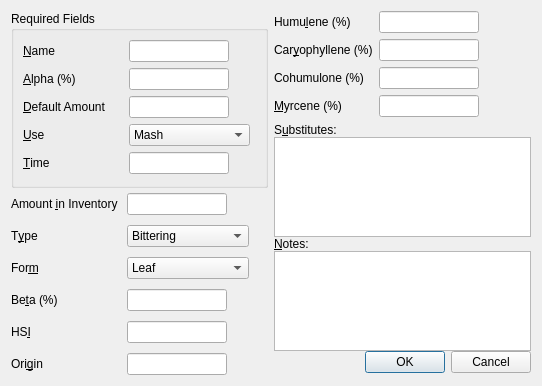
<?xml version="1.0" encoding="UTF-8"?>
<ui version="4.0">
 <class>hopEditor</class>
 <widget class="QDialog" name="hopEditor">
  <property name="geometry">
   <rect>
    <x>0</x>
    <y>0</y>
    <width>542</width>
    <height>386</height>
   </rect>
  </property>
  <property name="sizePolicy">
   <sizepolicy hsizetype="Minimum" vsizetype="Minimum">
    <horstretch>0</horstretch>
    <verstretch>0</verstretch>
   </sizepolicy>
  </property>
  <property name="windowTitle">
   <string>Hop Editor</string>
  </property>
  <property name="configSection" stdset="0">
   <string notr="true">hopEditor</string>
  </property>
  <layout class="QHBoxLayout" name="horizontalLayout">
   <item>
    <layout class="QVBoxLayout" name="verticalLayout_required">
     <property name="spacing">
      <number>5</number>
     </property>
     <item>
      <widget class="QGroupBox" name="groupBox">
       <property name="title">
        <string>Required Fields</string>
       </property>
       <property name="configSection" stdset="0">
        <string notr="true">hopEditor</string>
       </property>
       <layout class="QFormLayout" name="formLayout_4">
        <property name="horizontalSpacing">
         <number>20</number>
        </property>
        <property name="rightMargin">
         <number>15</number>
        </property>
        <item row="0" column="0">
         <widget class="QLabel" name="label_name">
          <property name="sizePolicy">
           <sizepolicy hsizetype="Expanding" vsizetype="Preferred">
            <horstretch>0</horstretch>
            <verstretch>0</verstretch>
           </sizepolicy>
          </property>
          <property name="text">
           <string>&amp;Name</string>
          </property>
          <property name="buddy">
           <cstring>lineEdit_name</cstring>
          </property>
         </widget>
        </item>
        <item row="0" column="1">
         <widget class="QLineEdit" name="lineEdit_name">
          <property name="sizePolicy">
           <sizepolicy hsizetype="Fixed" vsizetype="Fixed">
            <horstretch>100</horstretch>
            <verstretch>0</verstretch>
           </sizepolicy>
          </property>
          <property name="minimumSize">
           <size>
            <width>100</width>
            <height>0</height>
           </size>
          </property>
          <property name="maximumSize">
           <size>
            <width>100</width>
            <height>16777215</height>
           </size>
          </property>
          <property name="toolTip">
           <string>Name</string>
          </property>
         </widget>
        </item>
        <item row="1" column="0">
         <widget class="QLabel" name="label_alpha">
          <property name="sizePolicy">
           <sizepolicy hsizetype="Expanding" vsizetype="Preferred">
            <horstretch>0</horstretch>
            <verstretch>0</verstretch>
           </sizepolicy>
          </property>
          <property name="text">
           <string>&amp;Alpha (%)</string>
          </property>
          <property name="buddy">
           <cstring>lineEdit_alpha</cstring>
          </property>
         </widget>
        </item>
        <item row="2" column="0">
         <widget class="BtMassLabel" name="label_amount">
          <property name="sizePolicy">
           <sizepolicy hsizetype="Expanding" vsizetype="Preferred">
            <horstretch>0</horstretch>
            <verstretch>0</verstretch>
           </sizepolicy>
          </property>
          <property name="contextMenuPolicy">
           <enum>Qt::CustomContextMenu</enum>
          </property>
          <property name="text">
           <string>&amp;Default Amount </string>
          </property>
          <property name="buddy">
           <cstring>lineEdit_amount</cstring>
          </property>
         </widget>
        </item>
        <item row="3" column="0">
         <widget class="QLabel" name="label_use">
          <property name="sizePolicy">
           <sizepolicy hsizetype="Expanding" vsizetype="Preferred">
            <horstretch>0</horstretch>
            <verstretch>0</verstretch>
           </sizepolicy>
          </property>
          <property name="text">
           <string>&amp;Use</string>
          </property>
          <property name="buddy">
           <cstring>comboBox_use</cstring>
          </property>
         </widget>
        </item>
        <item row="4" column="0">
         <widget class="BtTimeLabel" name="label_time">
          <property name="sizePolicy">
           <sizepolicy hsizetype="Expanding" vsizetype="Preferred">
            <horstretch>0</horstretch>
            <verstretch>0</verstretch>
           </sizepolicy>
          </property>
          <property name="contextMenuPolicy">
           <enum>Qt::CustomContextMenu</enum>
          </property>
          <property name="text">
           <string>&amp;Time</string>
          </property>
          <property name="buddy">
           <cstring>lineEdit_time</cstring>
          </property>
         </widget>
        </item>
        <item row="1" column="1">
         <widget class="BtGenericEdit" name="lineEdit_alpha">
          <property name="sizePolicy">
           <sizepolicy hsizetype="Fixed" vsizetype="Fixed">
            <horstretch>100</horstretch>
            <verstretch>0</verstretch>
           </sizepolicy>
          </property>
          <property name="minimumSize">
           <size>
            <width>100</width>
            <height>0</height>
           </size>
          </property>
          <property name="maximumSize">
           <size>
            <width>100</width>
            <height>16777215</height>
           </size>
          </property>
          <property name="toolTip">
           <string>Alpha acids as percent by mass</string>
          </property>
          <property name="editField" stdset="0">
           <string notr="true">alpha_pct</string>
          </property>
         </widget>
        </item>
        <item row="2" column="1">
         <widget class="BtMassEdit" name="lineEdit_amount">
          <property name="sizePolicy">
           <sizepolicy hsizetype="Fixed" vsizetype="Fixed">
            <horstretch>100</horstretch>
            <verstretch>0</verstretch>
           </sizepolicy>
          </property>
          <property name="minimumSize">
           <size>
            <width>100</width>
            <height>0</height>
           </size>
          </property>
          <property name="maximumSize">
           <size>
            <width>100</width>
            <height>16777215</height>
           </size>
          </property>
          <property name="toolTip">
           <string>Amount</string>
          </property>
          <property name="editField" stdset="0">
           <string notr="true">amount_kg</string>
          </property>
         </widget>
        </item>
        <item row="3" column="1">
         <widget class="QComboBox" name="comboBox_use">
          <property name="toolTip">
           <string>Use</string>
          </property>
          <item>
           <property name="text">
            <string>Mash</string>
           </property>
          </item>
          <item>
           <property name="text">
            <string>First Wort</string>
           </property>
          </item>
          <item>
           <property name="text">
            <string>Boil</string>
           </property>
          </item>
          <item>
           <property name="text">
            <string>Aroma</string>
           </property>
          </item>
          <item>
           <property name="text">
            <string>Dry Hop</string>
           </property>
          </item>
         </widget>
        </item>
        <item row="4" column="1">
         <widget class="BtTimeEdit" name="lineEdit_time">
          <property name="sizePolicy">
           <sizepolicy hsizetype="Fixed" vsizetype="Fixed">
            <horstretch>100</horstretch>
            <verstretch>0</verstretch>
           </sizepolicy>
          </property>
          <property name="minimumSize">
           <size>
            <width>100</width>
            <height>0</height>
           </size>
          </property>
          <property name="maximumSize">
           <size>
            <width>100</width>
            <height>16777215</height>
           </size>
          </property>
          <property name="toolTip">
           <string>Time</string>
          </property>
          <property name="editField" stdset="0">
           <string notr="true">time_min</string>
          </property>
         </widget>
        </item>
       </layout>
       <zorder>label_name</zorder>
       <zorder>label_name</zorder>
       <zorder>lineEdit_name</zorder>
       <zorder>label_alpha</zorder>
       <zorder>label_amount</zorder>
       <zorder>label_use</zorder>
       <zorder>label_time</zorder>
       <zorder>lineEdit_alpha</zorder>
       <zorder>lineEdit_amount</zorder>
       <zorder>comboBox_use</zorder>
       <zorder>lineEdit_time</zorder>
      </widget>
     </item>
     <item>
      <layout class="QFormLayout" name="formLayout_2">
       <property name="horizontalSpacing">
        <number>9</number>
       </property>
       <property name="verticalSpacing">
        <number>10</number>
       </property>
       <property name="rightMargin">
        <number>19</number>
       </property>
       <item row="0" column="0">
        <widget class="BtMassLabel" name="label_inventory">
         <property name="contextMenuPolicy">
          <enum>Qt::CustomContextMenu</enum>
         </property>
         <property name="text">
          <string>Amount &amp;in Inventory</string>
         </property>
         <property name="buddy">
          <cstring>lineEdit_inventory</cstring>
         </property>
        </widget>
       </item>
       <item row="1" column="0">
        <widget class="QLabel" name="label_type">
         <property name="sizePolicy">
          <sizepolicy hsizetype="Expanding" vsizetype="Preferred">
           <horstretch>0</horstretch>
           <verstretch>0</verstretch>
          </sizepolicy>
         </property>
         <property name="text">
          <string>T&amp;ype</string>
         </property>
         <property name="buddy">
          <cstring>comboBox_type</cstring>
         </property>
        </widget>
       </item>
       <item row="2" column="0">
        <widget class="QLabel" name="label_form">
         <property name="sizePolicy">
          <sizepolicy hsizetype="Expanding" vsizetype="Preferred">
           <horstretch>0</horstretch>
           <verstretch>0</verstretch>
          </sizepolicy>
         </property>
         <property name="text">
          <string>For&amp;m</string>
         </property>
         <property name="buddy">
          <cstring>comboBox_form</cstring>
         </property>
        </widget>
       </item>
       <item row="3" column="0">
        <widget class="QLabel" name="label_beta">
         <property name="sizePolicy">
          <sizepolicy hsizetype="Expanding" vsizetype="Preferred">
           <horstretch>0</horstretch>
           <verstretch>0</verstretch>
          </sizepolicy>
         </property>
         <property name="text">
          <string>Be&amp;ta (%)</string>
         </property>
         <property name="buddy">
          <cstring>lineEdit_beta</cstring>
         </property>
        </widget>
       </item>
       <item row="4" column="0">
        <widget class="QLabel" name="label_HSI">
         <property name="sizePolicy">
          <sizepolicy hsizetype="Expanding" vsizetype="Preferred">
           <horstretch>0</horstretch>
           <verstretch>0</verstretch>
          </sizepolicy>
         </property>
         <property name="text">
          <string>HS&amp;I</string>
         </property>
         <property name="buddy">
          <cstring>lineEdit_HSI</cstring>
         </property>
        </widget>
       </item>
       <item row="5" column="0">
        <widget class="QLabel" name="label_origin">
         <property name="sizePolicy">
          <sizepolicy hsizetype="Expanding" vsizetype="Preferred">
           <horstretch>0</horstretch>
           <verstretch>0</verstretch>
          </sizepolicy>
         </property>
         <property name="text">
          <string>Ori&amp;gin</string>
         </property>
         <property name="buddy">
          <cstring>lineEdit_origin</cstring>
         </property>
        </widget>
       </item>
       <item row="0" column="1">
        <widget class="BtMassEdit" name="lineEdit_inventory">
         <property name="sizePolicy">
          <sizepolicy hsizetype="Maximum" vsizetype="Fixed">
           <horstretch>0</horstretch>
           <verstretch>0</verstretch>
          </sizepolicy>
         </property>
         <property name="maximumSize">
          <size>
           <width>100</width>
           <height>16777215</height>
          </size>
         </property>
         <property name="toolTip">
          <string>Amount in inventory</string>
         </property>
         <property name="editField" stdset="0">
          <string notr="true">inventory</string>
         </property>
        </widget>
       </item>
       <item row="1" column="1">
        <widget class="QComboBox" name="comboBox_type">
         <property name="toolTip">
          <string>Type</string>
         </property>
         <item>
          <property name="text">
           <string>Bittering</string>
          </property>
         </item>
         <item>
          <property name="text">
           <string>Aroma</string>
          </property>
         </item>
         <item>
          <property name="text">
           <string>Both</string>
          </property>
         </item>
        </widget>
       </item>
       <item row="2" column="1">
        <widget class="QComboBox" name="comboBox_form">
         <property name="toolTip">
          <string>Form</string>
         </property>
         <item>
          <property name="text">
           <string>Leaf</string>
          </property>
         </item>
         <item>
          <property name="text">
           <string>Pellet</string>
          </property>
         </item>
         <item>
          <property name="text">
           <string>Plug</string>
          </property>
         </item>
        </widget>
       </item>
       <item row="3" column="1">
        <widget class="BtGenericEdit" name="lineEdit_beta">
         <property name="sizePolicy">
          <sizepolicy hsizetype="Fixed" vsizetype="Fixed">
           <horstretch>100</horstretch>
           <verstretch>0</verstretch>
          </sizepolicy>
         </property>
         <property name="minimumSize">
          <size>
           <width>100</width>
           <height>0</height>
          </size>
         </property>
         <property name="maximumSize">
          <size>
           <width>100</width>
           <height>16777215</height>
          </size>
         </property>
         <property name="toolTip">
          <string>Beta acids as percent by mass</string>
         </property>
         <property name="editField" stdset="0">
          <string notr="true">beta_pct</string>
         </property>
        </widget>
       </item>
       <item row="4" column="1">
        <widget class="BtGenericEdit" name="lineEdit_HSI">
         <property name="sizePolicy">
          <sizepolicy hsizetype="Fixed" vsizetype="Fixed">
           <horstretch>100</horstretch>
           <verstretch>0</verstretch>
          </sizepolicy>
         </property>
         <property name="minimumSize">
          <size>
           <width>100</width>
           <height>0</height>
          </size>
         </property>
         <property name="maximumSize">
          <size>
           <width>100</width>
           <height>16777215</height>
          </size>
         </property>
         <property name="toolTip">
          <string>Hop Stability/Storage index</string>
         </property>
         <property name="editField" stdset="0">
          <string notr="true">hsi_pct</string>
         </property>
        </widget>
       </item>
       <item row="5" column="1">
        <widget class="QLineEdit" name="lineEdit_origin">
         <property name="sizePolicy">
          <sizepolicy hsizetype="Fixed" vsizetype="Fixed">
           <horstretch>100</horstretch>
           <verstretch>0</verstretch>
          </sizepolicy>
         </property>
         <property name="minimumSize">
          <size>
           <width>100</width>
           <height>0</height>
          </size>
         </property>
         <property name="maximumSize">
          <size>
           <width>100</width>
           <height>16777215</height>
          </size>
         </property>
         <property name="toolTip">
          <string>Origin</string>
         </property>
        </widget>
       </item>
      </layout>
     </item>
    </layout>
   </item>
   <item>
    <layout class="QVBoxLayout" name="verticalLayout_extras">
     <item>
      <layout class="QFormLayout" name="formLayout_3">
       <item row="0" column="0">
        <widget class="QLabel" name="label_humulene">
         <property name="sizePolicy">
          <sizepolicy hsizetype="Expanding" vsizetype="Preferred">
           <horstretch>0</horstretch>
           <verstretch>0</verstretch>
          </sizepolicy>
         </property>
         <property name="text">
          <string>Humu&amp;lene (%)</string>
         </property>
         <property name="buddy">
          <cstring>lineEdit_humulene</cstring>
         </property>
        </widget>
       </item>
       <item row="1" column="0">
        <widget class="QLabel" name="label_caryophyllene">
         <property name="sizePolicy">
          <sizepolicy hsizetype="Expanding" vsizetype="Preferred">
           <horstretch>0</horstretch>
           <verstretch>0</verstretch>
          </sizepolicy>
         </property>
         <property name="text">
          <string>Car&amp;yophyllene (%)</string>
         </property>
         <property name="buddy">
          <cstring>lineEdit_caryophyllene</cstring>
         </property>
        </widget>
       </item>
       <item row="2" column="0">
        <widget class="QLabel" name="label_cohumulone">
         <property name="sizePolicy">
          <sizepolicy hsizetype="Expanding" vsizetype="Preferred">
           <horstretch>0</horstretch>
           <verstretch>0</verstretch>
          </sizepolicy>
         </property>
         <property name="text">
          <string>Cohumulone (%)</string>
         </property>
         <property name="buddy">
          <cstring>lineEdit_cohumulone</cstring>
         </property>
        </widget>
       </item>
       <item row="3" column="0">
        <widget class="QLabel" name="label_myrcene">
         <property name="sizePolicy">
          <sizepolicy hsizetype="Expanding" vsizetype="Preferred">
           <horstretch>0</horstretch>
           <verstretch>0</verstretch>
          </sizepolicy>
         </property>
         <property name="text">
          <string>&amp;Myrcene (%)</string>
         </property>
         <property name="buddy">
          <cstring>lineEdit_myrcene</cstring>
         </property>
        </widget>
       </item>
       <item row="0" column="1">
        <widget class="BtGenericEdit" name="lineEdit_humulene">
         <property name="sizePolicy">
          <sizepolicy hsizetype="Fixed" vsizetype="Fixed">
           <horstretch>100</horstretch>
           <verstretch>0</verstretch>
          </sizepolicy>
         </property>
         <property name="minimumSize">
          <size>
           <width>100</width>
           <height>0</height>
          </size>
         </property>
         <property name="maximumSize">
          <size>
           <width>100</width>
           <height>16777215</height>
          </size>
         </property>
         <property name="toolTip">
          <string>Humulene</string>
         </property>
         <property name="editField" stdset="0">
          <string notr="true">humulene_pct</string>
         </property>
        </widget>
       </item>
       <item row="1" column="1">
        <widget class="BtGenericEdit" name="lineEdit_caryophyllene">
         <property name="sizePolicy">
          <sizepolicy hsizetype="Fixed" vsizetype="Fixed">
           <horstretch>100</horstretch>
           <verstretch>0</verstretch>
          </sizepolicy>
         </property>
         <property name="minimumSize">
          <size>
           <width>100</width>
           <height>0</height>
          </size>
         </property>
         <property name="maximumSize">
          <size>
           <width>100</width>
           <height>16777215</height>
          </size>
         </property>
         <property name="toolTip">
          <string>Caryophyllene</string>
         </property>
         <property name="editField" stdset="0">
          <string notr="true">caryophyllene_pct</string>
         </property>
        </widget>
       </item>
       <item row="2" column="1">
        <widget class="BtGenericEdit" name="lineEdit_cohumulone">
         <property name="sizePolicy">
          <sizepolicy hsizetype="Fixed" vsizetype="Fixed">
           <horstretch>100</horstretch>
           <verstretch>0</verstretch>
          </sizepolicy>
         </property>
         <property name="minimumSize">
          <size>
           <width>100</width>
           <height>0</height>
          </size>
         </property>
         <property name="maximumSize">
          <size>
           <width>100</width>
           <height>16777215</height>
          </size>
         </property>
         <property name="toolTip">
          <string>Cohumulone</string>
         </property>
         <property name="editField" stdset="0">
          <string notr="true">cohumulone_pct</string>
         </property>
        </widget>
       </item>
       <item row="3" column="1">
        <widget class="BtGenericEdit" name="lineEdit_myrcene">
         <property name="sizePolicy">
          <sizepolicy hsizetype="Fixed" vsizetype="Fixed">
           <horstretch>100</horstretch>
           <verstretch>0</verstretch>
          </sizepolicy>
         </property>
         <property name="minimumSize">
          <size>
           <width>100</width>
           <height>0</height>
          </size>
         </property>
         <property name="maximumSize">
          <size>
           <width>100</width>
           <height>16777215</height>
          </size>
         </property>
         <property name="toolTip">
          <string>Myrcene</string>
         </property>
         <property name="editField" stdset="0">
          <string notr="true">myrcene_pct</string>
         </property>
        </widget>
       </item>
       <item row="4" column="0" colspan="2">
        <layout class="QVBoxLayout" name="verticalLayout_2">
         <property name="spacing">
          <number>0</number>
         </property>
         <item>
          <widget class="QLabel" name="label_15">
           <property name="text">
            <string>S&amp;ubstitutes:</string>
           </property>
           <property name="buddy">
            <cstring>textEdit_substitutes</cstring>
           </property>
          </widget>
         </item>
         <item>
          <widget class="QTextEdit" name="textEdit_substitutes">
           <property name="sizePolicy">
            <sizepolicy hsizetype="Preferred" vsizetype="Preferred">
             <horstretch>0</horstretch>
             <verstretch>0</verstretch>
            </sizepolicy>
           </property>
           <property name="minimumSize">
            <size>
             <width>0</width>
             <height>0</height>
            </size>
           </property>
           <property name="maximumSize">
            <size>
             <width>1000</width>
             <height>100</height>
            </size>
           </property>
          </widget>
         </item>
         <item>
          <widget class="QLabel" name="label_16">
           <property name="text">
            <string>&amp;Notes:</string>
           </property>
           <property name="buddy">
            <cstring>textEdit_notes</cstring>
           </property>
          </widget>
         </item>
         <item>
          <widget class="QTextEdit" name="textEdit_notes">
           <property name="sizePolicy">
            <sizepolicy hsizetype="Minimum" vsizetype="Minimum">
             <horstretch>0</horstretch>
             <verstretch>0</verstretch>
            </sizepolicy>
           </property>
           <property name="minimumSize">
            <size>
             <width>100</width>
             <height>100</height>
            </size>
           </property>
           <property name="maximumSize">
            <size>
             <width>1000</width>
             <height>100</height>
            </size>
           </property>
          </widget>
         </item>
         <item>
          <widget class="QDialogButtonBox" name="buttonBox">
           <property name="orientation">
            <enum>Qt::Horizontal</enum>
           </property>
           <property name="standardButtons">
            <set>QDialogButtonBox::Cancel|QDialogButtonBox::Ok</set>
           </property>
          </widget>
         </item>
        </layout>
       </item>
      </layout>
     </item>
    </layout>
   </item>
  </layout>
  <zorder></zorder>
  <zorder>label_time</zorder>
  <zorder>verticalLayoutWidget</zorder>
 </widget>
 <customwidgets>
  <customwidget>
   <class>BtTimeEdit</class>
   <extends>QLineEdit</extends>
   <header>BtLineEdit.h</header>
   <slots>
    <slot>lineChanged(Unit::unitDisplay,Unit::unitScale)</slot>
   </slots>
  </customwidget>
  <customwidget>
   <class>BtTimeLabel</class>
   <extends>QLabel</extends>
   <header>BtLabel.h</header>
   <slots>
    <signal>labelChanged(Unit::unitDisplay,Unit::unitScale)</signal>
   </slots>
  </customwidget>
  <customwidget>
   <class>BtGenericEdit</class>
   <extends>QLineEdit</extends>
   <header>BtLineEdit.h</header>
  </customwidget>
  <customwidget>
   <class>BtMassEdit</class>
   <extends>QLineEdit</extends>
   <header>BtLineEdit.h</header>
   <slots>
    <signal>textModified()</signal>
    <slot>lineChanged()</slot>
    <slot>lineChanged(Unit::unitDisplay,Unit::unitScale)</slot>
   </slots>
  </customwidget>
  <customwidget>
   <class>BtMassLabel</class>
   <extends>QLabel</extends>
   <header>BtLabel.h</header>
   <slots>
    <signal>labelChanged(Unit::unitDisplay,Unit::unitScale)</signal>
    <slot>popContextMenu(QPoint)</slot>
   </slots>
  </customwidget>
 </customwidgets>
 <resources/>
 <connections>
  <connection>
   <sender>buttonBox</sender>
   <signal>accepted()</signal>
   <receiver>hopEditor</receiver>
   <slot>accept()</slot>
   <hints>
    <hint type="sourcelabel">
     <x>501</x>
     <y>383</y>
    </hint>
    <hint type="destinationlabel">
     <x>157</x>
     <y>274</y>
    </hint>
   </hints>
  </connection>
  <connection>
   <sender>buttonBox</sender>
   <signal>rejected()</signal>
   <receiver>hopEditor</receiver>
   <slot>reject()</slot>
   <hints>
    <hint type="sourcelabel">
     <x>508</x>
     <y>383</y>
    </hint>
    <hint type="destinationlabel">
     <x>286</x>
     <y>274</y>
    </hint>
   </hints>
  </connection>
  <connection>
   <sender>label_amount</sender>
   <signal>labelChanged(Unit::unitDisplay,Unit::unitScale)</signal>
   <receiver>lineEdit_amount</receiver>
   <slot>lineChanged(Unit::unitDisplay,Unit::unitScale)</slot>
   <hints>
    <hint type="sourcelabel">
     <x>87</x>
     <y>91</y>
    </hint>
    <hint type="destinationlabel">
     <x>168</x>
     <y>93</y>
    </hint>
   </hints>
  </connection>
  <connection>
   <sender>label_time</sender>
   <signal>labelChanged(Unit::unitDisplay,Unit::unitScale)</signal>
   <receiver>lineEdit_time</receiver>
   <slot>lineChanged(Unit::unitDisplay,Unit::unitScale)</slot>
   <hints>
    <hint type="sourcelabel">
     <x>66</x>
     <y>141</y>
    </hint>
    <hint type="destinationlabel">
     <x>159</x>
     <y>139</y>
    </hint>
   </hints>
  </connection>
  <connection>
   <sender>label_inventory</sender>
   <signal>labelChanged(Unit::unitDisplay,Unit::unitScale)</signal>
   <receiver>lineEdit_inventory</receiver>
   <slot>lineChanged(Unit::unitDisplay,Unit::unitScale)</slot>
   <hints>
    <hint type="sourcelabel">
     <x>50</x>
     <y>170</y>
    </hint>
    <hint type="destinationlabel">
     <x>177</x>
     <y>180</y>
    </hint>
   </hints>
  </connection>
 </connections>
</ui>
